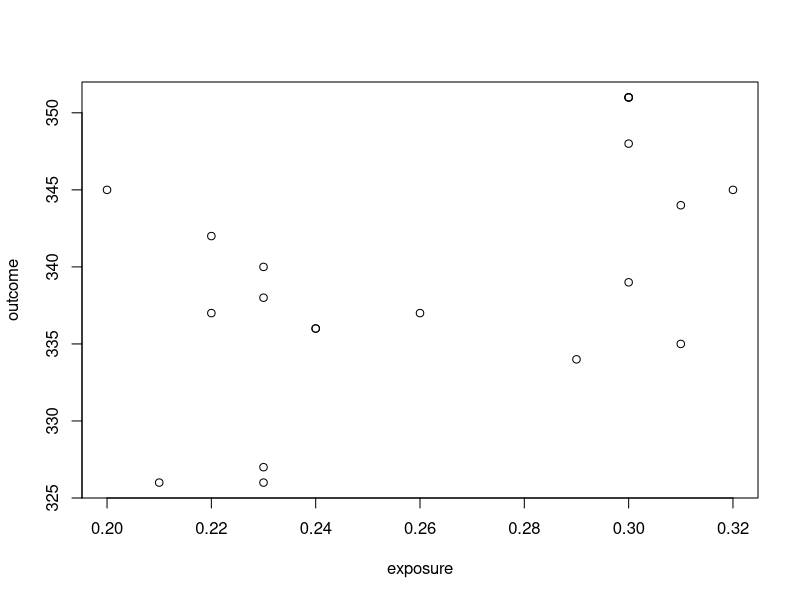

This figure's R source:
# # Introduction
# 
# Please install the packages:
# 
# - ggplot2
# - tufte
# 
# # What is TRUE/FALSE?
# 
# Today we will be working a lot with `TRUE` and `FALSE`.
# 
# Let us start off with a recap of last week. `TRUE`/`FALSE` are `boolean` variables. We can print them:
#   

print(TRUE)
print(FALSE)

# We can also assign them:
  
a <- TRUE
print(a)

b <- FALSE
print(b)

# We can also **CREATE** them from questions:
  
# Note the use of == <br> Double == is a **QUESTION** <br> Single = is an **ASSIGNMENT**

3==4

# We can also save the result of the question ("is 3 equal to 4?") in the variable `a` and then print the result:
  
a <- 3==4
a

# We can also ask other questions:
  
# ! means **NOT***

3!=4 # is 3 not equal to 4?
3<4 # is 3 less than 4?
3<=4 # is 3 less than or equal to 4?
3>4 # is 3 greater than 4?
3>=4 # is 3 greater than or equal to 4?
c(1,2,3,4) == 3 # FOUR questions simultaneously
c(3,4)<c(4,1) # TWO questions simultaneously (not recommended)

# The above questions (`==`, `!=`, `<`, `<=`, `>`, `>=`) **MUST** have either:
#   
# 1. Have one single value on the right side of the question (recommended)
# 2. Have variables that are the same length on the left and the right of the question (not recommended)

# The number of questions we ask **ALWAYS** corresponds to the length of the variable on the left side of the question

# The below questions can have different length variables on each side of the question:
  
3 %in% c(1,2) # is 3 equal to 1 or 2?
!3 %in% c(1,2) # is 3 NOT equal to 1 or 2?
c(1,3) %in% c(2,3,4,5) # TWO questions simultaneously

# We do not use **c** as a variable because it is already a function

# We can obviously repeat all of these questions using variables instead of numbers:
  
a <- 3
b <- 4
x <- c(1,2)
a!=b # is 3 not equal to 4?
a<b # is 3 less than 4?
a<=b # is 3 less than or equal to 4?
a>b # is 3 greater than 4?
a>=b # is 3 greater than or equal to 4?
a %in% x # is 3 equal to 1 or 2?
!a %in% x # is 3 NOT equal to 1 or 2?

## Exercises

# Check to see if `myAge` is greater than or equal to `ageLimitForBuyingAlcohol`:
  
myAge <- 13
ageLimitForBuyingAlcohol <- 18

# your code goes here

# Check to see if `myFriendsAges` are greater than or equal to `ageLimitForBuyingAlcohol`:
  
myFriendsAges <- c(15, 16, 16, 14, 20)
ageLimitForBuyingAlcohol <- 18

# your code goes here

# Check to see if `placeWhereILive` exists in `validCityNames`:
  
placeWhereILive <- "Norway"
validCityNames <- c("Oslo", "Bergen", "Trondheim")

# your code goes here

# Check to see if `placesWhereMyFriendsLive` are **NOT** in `placesInTheEU`:
  
placesWhereMyFriendsLive <- c("Australia", "UK", "London", "Paris")
placesInTheEU <- c("France", "Paris", "Sweden")

# your code goes here

# AND/OR

# If we have multiple questions we can join them together using `&` (AND) and `|` (OR).

TRUE & TRUE
TRUE & FALSE
FALSE & FALSE
TRUE | TRUE
TRUE | FALSE
FALSE | FALSE

# Whenever using | and & it is always smart to use () to ensure your order of operations is correct

# Put into more practical examples:

(3<4) & (2<5)
(3<4) & (5<2)
(4<3) & (5<2)
(3<4) | (2<5)
(3<4) | (5<2)
(4<3) | (5<2)

# Data Selection

## Vectors 

# When we want to select data, we can either provide the location of the data we want (index) or a vector of `TRUE/FALSE` that essentially specifies `include/exclude` for every datapoint.

myData <- c("a", "b", "c", "d", "e")
myData
myData[2] # using indexes
myData[c(2,4)] # using indexes
myData[c(FALSE, TRUE, TRUE, FALSE, FALSE)] # using TRUE/FALSE

## data.frames

# We use a data.frame provided to us by the R package `ggplot2` (you might need to install this package):

data(diamonds, package="ggplot2")
diamonds <- diamonds[1:20,]
diamonds

# Remember that each column of a data.frame is a vector, so we can reuse what we learnt with vectors (selecting the first three values in the vector):
  
diamonds$carat[c(1:3)]
diamonds$cut[c(1:3)]

# We can also select the first three rows of a data.frame:
  
# We reference cells in data.frames by [ROWS, COLUMNS]. So diamonds[c(1:3),] means 'first three rows, all the columns'

diamonds[c(1:3),]

# The first two rows and the second and third columns (not recommended):
  
diamonds[c(1:2),c(2:3)]

# We can also specify the columns by name (recommended):
  
diamonds[c(1:2),c("cut","color")]

# We can also use a vector of `TRUE/FALSE` instead of indexes:
  
diamonds[c(TRUE,TRUE,FALSE,FALSE,FALSE,FALSE,FALSE,FALSE,FALSE,FALSE,FALSE,FALSE,FALSE,FALSE,FALSE,FALSE,FALSE,FALSE,FALSE,FALSE),c("cut","color")]

# **Most importantly** we can select rows by asking questions:
  
isCutPremium <- diamonds$cut=="Premium"
isCutPremium
diamonds[isCutPremium,]

# And we can make this more elegant:
  
diamonds[diamonds$cut=="Premium",]

# We can also ask multiple questions:
  
diamonds[diamonds$cut=="Premium" & diamonds$color=="E",]
diamonds[diamonds$cut=="Premium" | diamonds$color=="E",]
diamonds[diamonds$cut %in% c("Premium","Good") | diamonds$color=="E",]
diamonds[diamonds$cut %in% c("Premium","Good") & diamonds$price<350,]

# Once we have selected the rows we are interested in, we can then choose columns/variables:
  
diamonds[diamonds$cut=="Premium" & diamonds$color=="E",]$price
diamonds[diamonds$cut=="Premium" | diamonds$color=="E",]$price
diamonds[diamonds$cut %in% c("Premium","Good") | diamonds$color=="E",]$price
diamonds[diamonds$cut %in% c("Premium","Good") & diamonds$price<350,]$price

# You can start to work with the data to get summary statistics:
  
mean(diamonds[diamonds$cut=="Premium" & diamonds$color=="E",]$price)
sd(diamonds[diamonds$cut=="Premium" & diamonds$color=="E",]$price)
quantile(diamonds[diamonds$cut=="Premium" & diamonds$color=="E",]$price)

# Remember that behind each of these row selections is a vector containing `TRUE`/`FALSE` that includes/excludes certain rows:
  
diamonds$cut=="Premium" & diamonds$color=="E"
diamonds$cut=="Premium" | diamonds$color=="E"
diamonds$cut %in% c("Premium","Good") | diamonds$color=="E"
diamonds$cut %in% c("Premium","Good") & diamonds$price<350

## Data manipulation/cleaning

# Once you have selected your rows, you can also manipulate your data:
  
diamonds # before
diamonds[diamonds$cut=="Premium" & diamonds$color=="E",]$y <- 1000 # manipulate
diamonds # after

# This is how we clean our data. Here we change `cut=="Premium"` to `Ideal`:
  
diamonds # before
diamonds[diamonds$cut=="Premium",]$cut <- "Ideal" # manipulate
diamonds # after

# We can also add different columns together:
  
diamonds # before
diamonds[diamonds$cut=="Ideal",]$x <- diamonds[diamonds$cut=="Ideal",]$y + diamonds[diamonds$cut=="Ideal",]$z
diamonds # after

# When we need to make multiple references to particular row selections, it is often cleaner to create a variable that contains the row selections:
  
# get row selection
rows <- diamonds$cut %in% c("Ideal","Good") | diamonds$color=="E"
rows

diamonds # before
diamonds[rows,]$x <- diamonds[rows,]$y + diamonds[rows,]$z*100
diamonds # after

## Creating new data.frames

# Once you have selected your rows, you can also save it to a new data.frame:
  
myNewDataFrame <- diamonds[diamonds$cut=="Ideal" & diamonds$color=="E",]
myNewDataFrame

## Exercises

# **Task 1:** Select all rows with:
  
# - `colour` equals `E` or `I` AND
# - `price` less than `400`
# 
# Solution 1:
  
diamonds[diamonds$color %in% c("E","I") & diamonds$price<400,]

# **Task 2:** Select all rows with:
  
# - `depth` less than 63
# - `price` more than `300`
# 
# Solution 2:
  
# your code goes here

# **Task 3:** 
  
# Set `z` to `400` for all rows with:
  
# - `cut` not `Ideal`
# - `price` more than `300`

# Solution 3:
  
# your code goes here

# Control flow (if statements)

# Today's module has so far only focused on using `TRUE`/`FALSE` to select data.

# We can also use `TRUE`/`FALSE` to change the flow of the program.

if(TRUE){
  print("a")
} else {
  print("b")
}

# Above we have used `TRUE`/`FALSE` to select which lines of code would run. This is called an `if` statement.

# These will be used more frequently in further modules, but at this stage you could use them in conjuction with `flags` at the start of your script.

analyseCheapDiamonds <- TRUE # a flag

if(analyseCheapDiamonds){
  analysisData <- diamonds[diamonds$price<350,]
} else {
  analysisData <- diamonds
}

analysisData

# In the above script the user can change the top line `analyseCheapDiamonds <- TRUE` to be `TRUE`/`FALSE` if they want `analysisData` to be only cheap diamonds or all of the diamonds. The rest of the script would continue using `analysisData`, which would mean that you could write 1 analysis script that could be used for 2 (or more) different datasets.

# We can also write more complicated `if` statements. In the following code, the flag `analysis` can take the values: `main`, `sensitivity1`, `sensitivity2` and changes the dataset accordingly:

analysis <- "main"

if(analysis=="main"){
  analysisData <- diamonds
} else if(analysis=="sensitivity1"){
  analysisData <- diamonds[diamonds$cut!="Good",]
} else if(analysis=="sensitivity2"){
  analysisData <- diamonds[diamonds$color=="E",]
} else {
  stop("not a valid analysis!")
}

analysisData

# If you were running regression analyses, then you could take it even further and have different outcomes, exposures, and confounders for each analysis:

analysis <- "main"

if(analysis=="main"){
  analysisData <- diamonds
  outcome <- "price"
  exposure <- "carat"
  confounders <- c("color","clarity","depth")
} else if(analysis=="sensitivity1"){
  analysisData <- diamonds[diamonds$cut!="Good",]
  outcome <- "price"
  exposure <- "carat"
  confounders <- c("cut","clarity")
} else if(analysis=="sensitivity2"){
  analysisData <- diamonds[diamonds$color=="E",]
  outcome <- "price"
  exposure <- "cut"
  confounders <- c("depth")
} else {
  stop("not a valid analysis!")
}

# create new data.frame
analysisData <- analysisData[,c(outcome,exposure,confounders)]
analysisData

# rename variables in the data.frame
names(analysisData)[c(1:2)] <- c("outcome","exposure")
names(analysisData)[c(3:ncol(analysisData))] <- paste0("confounder",1:length(confounders))
analysisData

# 'analyse' some of the data.frame
mean(analysisData$outcome)
mean(analysisData$exposure)
cor(analysisData$outcome,analysisData$exposure)

plot(outcome~exposure, data=analysisData)

# NA/Missing/Invalid Data

# There are two kinds of missing/invalid data:

# - What **YOU** know is missing/invalid
# - What **R** knows is missing/invalid

myWeightOverTime <- c(80, 86, 76, 80, -9, -9, -9, 0, 0, 0, 89)
myWeightOverTime
mean(myWeightOverTime)

# Here, it is obvious to **me** that the values between 70 and 90 are valid, while `-9` and `0` are obviously missing data.

# For **R** all of these values are valid and real. The **ONLY** value that **R** considers to be missing/invalid is `NA`. So we need to translate my knowledge of the data, and my understanding of what values are missing/invalid into `NA`s that R can understand:

myWeightOverTime[(myWeightOverTime<70) | (myWeightOverTime>90)] <- NA
myWeightOverTime

# We can now analyse the data:

mean(myWeightOverTime)

# This doesn't work, because there are `NA`s in the data. We need to explicitly tell R to ignore the `NA`s:

mean(myWeightOverTime, na.rm=TRUE)

# Of course, all of this applies to data.frames:

diamonds # before
diamonds[diamonds$cut %in% c("Good","Fair"),]$price <- NA # manipulation
diamonds # after

mean(diamonds$price)
mean(diamonds$price, na.rm=TRUE)

# We can now introduce the function (question) `is.na`:

is.na(4)
is.na("hello")
is.na(NA)

# And if we apply it to a vector that contains `NA`s:

diamonds$price
is.na(diamonds$price)

# So we can then use `is.na` in row selections, the same as all of the other questions (`==`, `!=`, `<`, `<=`, `>`, `>=`, `%in%`):

diamonds[is.na(diamonds$price),]
diamonds[!is.na(diamonds$price),]

# Sum and Mean on TRUE/FALSE

# You can use `sum` to count how many observations are true:

sum(c(TRUE,TRUE,FALSE,FALSE,FALSE,NA),na.rm=T)
sum(diamonds$price<350,na.rm=T)

# You can use `mean` to see the proportion of values that are true:

mean(c(TRUE,TRUE,FALSE,FALSE,FALSE,NA),na.rm=T)
mean(diamonds$price<350,na.rm=T)


